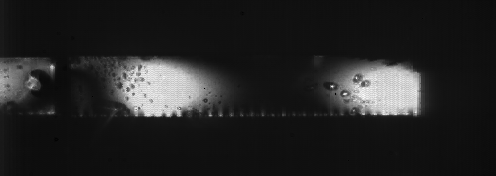
#> input picture SAMPLE_DATA/I1.png, 496 x 176 px, found by its file name
$ python phase_analysis.py   (older library calls are emulated)
#> lines starting #> are read from the running program, lines starting #| are printed output that depends on the picture
### modules/image_process.py
import os
import numpy as np
from PIL import Image
import matplotlib.pyplot as plt
import plotly.express as px
import cv2


def png_to_array(image_path, dtype=np.float32):
    """
    Convert a PNG image to a numpy array.

    Args:
        image_path (str): Path to the PNG image file

    Returns:
        numpy.ndarray: Image data as a numpy array with shape (height, width) for grayscale
                      or (height, width, channels) for RGB/RGBA
    """
    # Open image using PIL
    img = Image.open(image_path)
#> img is the input picture: PIL image 496x176 I;16; min 7802, max 56959, mean 14753.7

    # Convert to numpy array
    img_array = np.array(img)
    img_array = img_array.astype(dtype)
    return img_array

# [444 lines left out: functions crop_image, save_array_to_png, save_array_to_csv, csv_to_array, plot_image_colormap, plot_image_plotly and 12 more, not called in this run]

# [17 lines that do not run on import are left out]


# [52 lines left out: functions compress_image_with_gaussian, compress_image, not called in this run]

### modules/phase_analysis.py
import numpy as np
from modules.image_process import png_to_array
from pathlib import Path
import matplotlib.pyplot as plt
# import plotly.express as px

def isoclinic_phase(I1, I2, I3, I4, method='arctan2'):
    """
    Calculate the phase of the isoclinic state.
    """
    if method == 'arctan2':
        return 0.25*np.arctan2(I3-I2, I4-I1)
    elif method == 'arctan':
        return 0.25*np.arctan((I3-I2)/(I4-I1))
    else:
        raise ValueError(f"Invalid method: {method}")

def isochromatic_phase(iso_phase, I5, I6, I7, I8, I9, I10, method='arctan2'):
    """
    Calculate the phase of the isochromatic state.
    """
    numerator = (I9-I7)*np.sin(2*iso_phase) + (I8-I10)*np.cos(2*iso_phase)
    denominator = (I5-I6)
    if method == 'arctan2':
        return np.arctan2(numerator, denominator)
    elif method == 'arctan':
        return np.arctan(numerator/denominator)
    else:
        raise ValueError(f"Invalid method: {method}")


if __name__ == "__main__":
    folder = Path('R:/Pockels_data/STRESS IMAGING/Polariscope-Test')
    I1 = png_to_array(folder / 'I1.png')
    I2 = png_to_array(folder / 'I2.png')
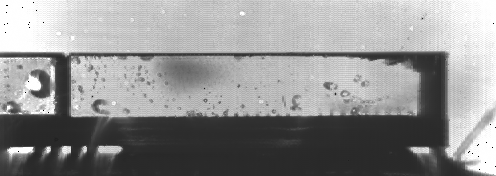
#> input picture SAMPLE_DATA/I2.png, 496 x 176 px, found by its file name
#> in png_to_array, img is the input picture: PIL image 496x176 I;16; min 0, max 65535, mean 37342.1
    I3 = png_to_array(folder / 'I3.png')
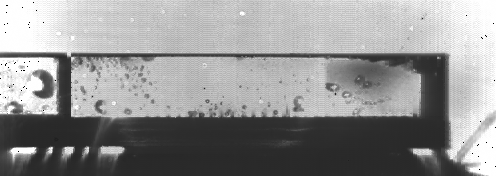
#> input picture SAMPLE_DATA/I3.png, 496 x 176 px, found by its file name
#> in png_to_array, img is the input picture: PIL image 496x176 I;16; min 0, max 65535, mean 37645.5
    I4 = png_to_array(folder / 'I4.png')
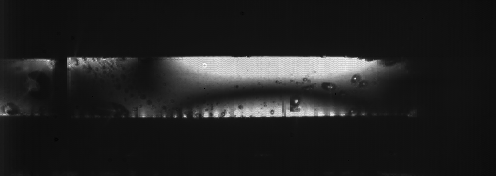
#> input picture SAMPLE_DATA/I4.png, 496 x 176 px, found by its file name
#> in png_to_array, img is the input picture: PIL image 496x176 I;16; min 7538, max 59371, mean 14259
    I5 = png_to_array(folder / 'I5.png')
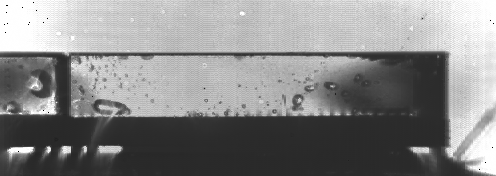
#> input picture SAMPLE_DATA/I5.png, 496 x 176 px, found by its file name
#> in png_to_array, img is the input picture: PIL image 496x176 I;16; min 0, max 65535, mean 34880.2
    I6 = png_to_array(folder / 'I6.png')
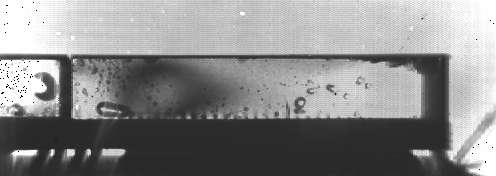
#> input picture SAMPLE_DATA/I6.png, 496 x 176 px, found by its file name
#> in png_to_array, img is the input picture: PIL image 496x176 I;16; min 0, max 65535, mean 35603.8
#> (the run stopped early here; a loop or call above may not have finished)
